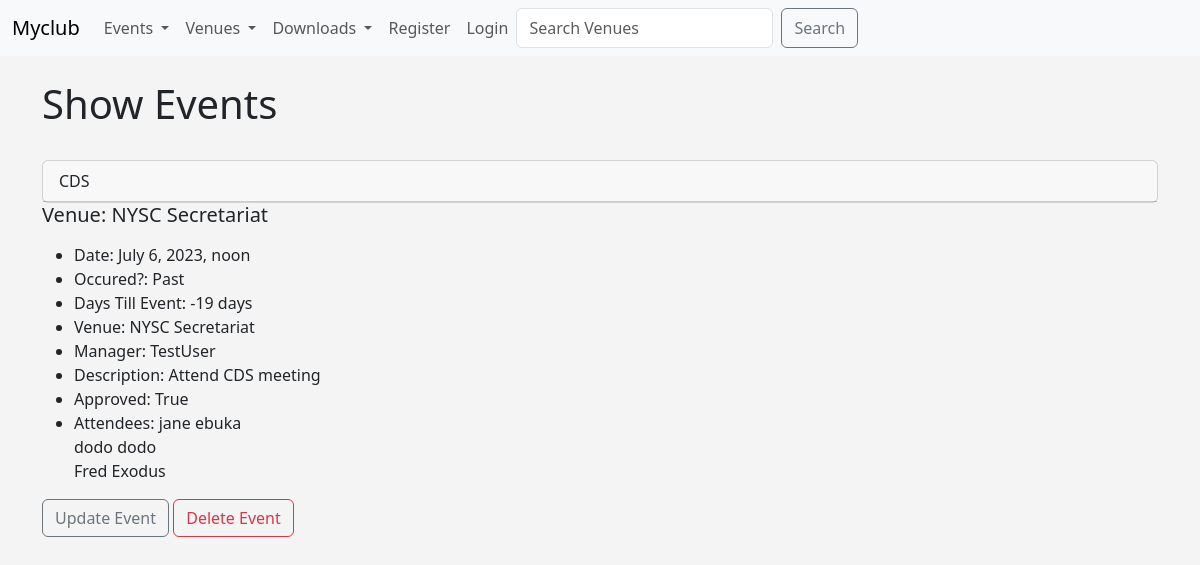
The page /show_event/5 on the database its author committed.
### events/models.py (models this page shows)
class Events(models.Model):
    name = models.CharField('Event name', max_length=100)
    event_date = models.DateTimeField('Event date')
    venue = models.ForeignKey(Venue, blank=True, null=True, on_delete=models.CASCADE)
    manager = models.ForeignKey(User, blank=True, null=True, on_delete=models.SET_NULL)
    description = models.TextField(blank=True)
    attendees = models.ManyToManyField(MyClubUsers, blank=True)
    approved = models.BooleanField('Approved', default=False)
    def __str__(self):
        return self.name
    @property
    def Days_till(self):
        today = date.today()
        days_till = self.event_date.date() - today
        days_till_stripped = str(days_till).split(",",1)[0]
        return days_till_stripped
    @property
    def Is_Valid(self):
        today = date.today()
        if self.event_date.date() < today:
            event = "Past"
        else:
            event = "Still Valid"
        return event

class Venue(models.Model):
    name = models.CharField('Venue name', max_length=100)
    address = models.CharField('Address', max_length=150,)
    phone = models.IntegerField('Contact Phone', max_length=15)
    email_address = models.EmailField('Email Address', max_length=25)
    owner = models.IntegerField('Venue Owner', blank=False, default=1)
    venue_img = models.ImageField(null=True, blank=True, upload_to="images/")
    def __str__(self):
        return self.name

class MyClubUsers(models.Model):
    first_name = models.CharField('First Name', max_length=30)
    last_name = models.CharField('Last Name', max_length=30)
    email_address = models.EmailField('Email', max_length=25)
    phone = models.CharField(max_length=15)
    def __str__(self):
        return self.first_name + ' ' + self.last_name

### events/views.py (the view)
# urls.py: path('show_event/<event_id>', views.show_event, name='show_event'),
def show_event(request, event_id):
    event = Events.objects.get(id=event_id)
    return render(request, 'events/show_event.html', {'event': event})

### events/templates/events/show_event.html (shortened to what this page needs)
<!DOCTYPE html>
<html lang="en">
<head>
</head>
<body>
  {% extends 'events/base.html' %}
    {% block content %}
         <h1> Show Events</h1>
            <br>
    {% if event.approved %}
    <div class="card">
       <div class="card-header">
        {{ event}}
        </div>
    </div>
    <div class="card-body">
          <h5 class="card-title">Venue: {{ event.venue }}</h5>
          <p class="card-text">
            <ul>
        <li>Date: {{ event.event_date }}</li>
        <li>Occured?: {{ event.Is_Valid }} </li>
        <li>Days Till Event: {{ event.Days_till }} </li>
        <li>Venue: {{ event.venue }}</li>
        <li>Manager: {{ event.manager }}</li>
        <li>Description: {{ event.description }}</li>
        <li>Approved: {{ event.approved }} </li>
        <li>Attendees:
        {% for user in event.attendees.all %}
            {{ user }}<br>
        {% endfor %}
        </li>
        </ul>
        </p>
    </div>
        <div class="card-footer text-muted">
            <a href="{% url 'update-event' event.id %}" class="btn btn-outline-secondary btn-sn">Update Event</a>
            <a href="{% url 'delete-event' event.id %}" class="btn btn-outline-danger btn-sn">Delete Event</a>
        </div>
    {% endif %}
    {% endblock %}

### events/templates/events/base.html (style rules this page uses)
body { background: #f4f4f4; }

### rows shown on the page
Events: name "CDS", venue "NYSC Secretariat", event_date "July 6, 2023, noon", Is_Valid "Past", Days_till "-19 days", manager "TestUser", description "Attend CDS meeting", approved "True"
MyClubUsers: first_name+last_name "jane ebuka"
MyClubUsers: first_name+last_name "dodo dodo"
MyClubUsers: first_name+last_name "Fred Exodus"
